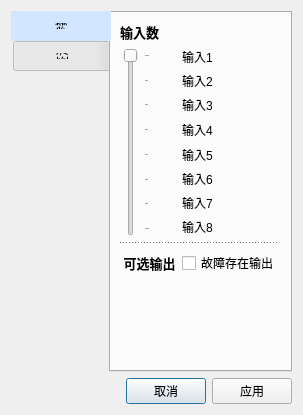
<?xml version="1.0" encoding="UTF-8"?>
<ui version="4.0">
 <class>nencode_logic_setting</class>
 <widget class="QDialog" name="nencode_logic_setting">
  <property name="geometry">
   <rect>
    <x>0</x>
    <y>0</y>
    <width>271</width>
    <height>391</height>
   </rect>
  </property>
  <property name="windowTitle">
   <string>Dialog</string>
  </property>
  <layout class="QGridLayout" name="gridLayout_2">
   <item row="0" column="0">
    <widget class="QTabWidget" name="tabWidget">
     <property name="font">
      <font>
       <family>Arial</family>
      </font>
     </property>
     <property name="styleSheet">
      <string notr="true">QTabBar::tab { width: 100px;height:30px }
QTabBar::tab:selected { background-color: rgb(210,230,255); }</string>
     </property>
     <property name="tabPosition">
      <enum>QTabWidget::West</enum>
     </property>
     <property name="tabShape">
      <enum>QTabWidget::Rounded</enum>
     </property>
     <property name="currentIndex">
      <number>0</number>
     </property>
     <property name="iconSize">
      <size>
       <width>16</width>
       <height>10</height>
      </size>
     </property>
     <property name="elideMode">
      <enum>Qt::ElideNone</enum>
     </property>
     <property name="documentMode">
      <bool>false</bool>
     </property>
     <property name="tabsClosable">
      <bool>false</bool>
     </property>
     <widget class="QWidget" name="tab_param">
      <property name="font">
       <font>
        <family>Arial</family>
       </font>
      </property>
      <attribute name="title">
       <string>参数</string>
      </attribute>
      <layout class="QGridLayout" name="gridLayout">
       <item row="9" column="0" colspan="2">
        <widget class="Line" name="line_2">
         <property name="styleSheet">
          <string notr="true">border-top: 1px dotted;</string>
         </property>
         <property name="orientation">
          <enum>Qt::Horizontal</enum>
         </property>
        </widget>
       </item>
       <item row="4" column="2">
        <spacer name="horizontalSpacer">
         <property name="orientation">
          <enum>Qt::Horizontal</enum>
         </property>
         <property name="sizeHint" stdset="0">
          <size>
           <width>40</width>
           <height>20</height>
          </size>
         </property>
        </spacer>
       </item>
       <item row="12" column="0">
        <spacer name="verticalSpacer">
         <property name="orientation">
          <enum>Qt::Vertical</enum>
         </property>
         <property name="sizeHint" stdset="0">
          <size>
           <width>20</width>
           <height>41</height>
          </size>
         </property>
        </spacer>
       </item>
       <item row="2" column="1">
        <widget class="QLabel" name="label_input2">
         <property name="font">
          <font>
           <family>Arial</family>
          </font>
         </property>
         <property name="text">
          <string>输入2</string>
         </property>
        </widget>
       </item>
       <item row="3" column="1">
        <widget class="QLabel" name="label_input3">
         <property name="font">
          <font>
           <family>Arial</family>
          </font>
         </property>
         <property name="text">
          <string>输入3</string>
         </property>
        </widget>
       </item>
       <item row="6" column="1">
        <widget class="QLabel" name="label_input6">
         <property name="font">
          <font>
           <family>Arial</family>
          </font>
         </property>
         <property name="text">
          <string>输入6</string>
         </property>
        </widget>
       </item>
       <item row="4" column="1">
        <widget class="QLabel" name="label_input4">
         <property name="font">
          <font>
           <family>Arial</family>
          </font>
         </property>
         <property name="text">
          <string>输入4</string>
         </property>
        </widget>
       </item>
       <item row="8" column="1">
        <widget class="QLabel" name="label_input8">
         <property name="font">
          <font>
           <family>Arial</family>
          </font>
         </property>
         <property name="text">
          <string>输入8</string>
         </property>
        </widget>
       </item>
       <item row="7" column="1">
        <widget class="QLabel" name="label_input7">
         <property name="font">
          <font>
           <family>Arial</family>
          </font>
         </property>
         <property name="text">
          <string>输入7</string>
         </property>
        </widget>
       </item>
       <item row="5" column="1">
        <widget class="QLabel" name="label_input5">
         <property name="font">
          <font>
           <family>Arial</family>
          </font>
         </property>
         <property name="text">
          <string>输入5</string>
         </property>
        </widget>
       </item>
       <item row="1" column="1">
        <widget class="QLabel" name="label_input1">
         <property name="minimumSize">
          <size>
           <width>50</width>
           <height>0</height>
          </size>
         </property>
         <property name="font">
          <font>
           <family>Arial</family>
          </font>
         </property>
         <property name="text">
          <string>输入1</string>
         </property>
        </widget>
       </item>
       <item row="1" column="0" rowspan="8">
        <widget class="QSlider" name="verticalSlider_inputnum">
         <property name="minimumSize">
          <size>
           <width>30</width>
           <height>0</height>
          </size>
         </property>
         <property name="styleSheet">
          <string notr="true">QSlider::handle:vertical { width: 20px; }
QSlider::groove:vertical { width: 15px; }</string>
         </property>
         <property name="minimum">
          <number>1</number>
         </property>
         <property name="maximum">
          <number>8</number>
         </property>
         <property name="singleStep">
          <number>1</number>
         </property>
         <property name="pageStep">
          <number>1</number>
         </property>
         <property name="value">
          <number>1</number>
         </property>
         <property name="sliderPosition">
          <number>1</number>
         </property>
         <property name="tracking">
          <bool>true</bool>
         </property>
         <property name="orientation">
          <enum>Qt::Vertical</enum>
         </property>
         <property name="invertedAppearance">
          <bool>true</bool>
         </property>
         <property name="invertedControls">
          <bool>false</bool>
         </property>
         <property name="tickPosition">
          <enum>QSlider::TicksBelow</enum>
         </property>
         <property name="tickInterval">
          <number>1</number>
         </property>
        </widget>
       </item>
       <item row="0" column="0">
        <widget class="QLabel" name="label_9">
         <property name="font">
          <font>
           <family>Arial</family>
           <pointsize>10</pointsize>
           <weight>75</weight>
           <bold>true</bold>
          </font>
         </property>
         <property name="text">
          <string>输入数</string>
         </property>
        </widget>
       </item>
       <item row="10" column="1">
        <widget class="QCheckBox" name="checkBox_fault">
         <property name="font">
          <font>
           <family>Arial</family>
          </font>
         </property>
         <property name="text">
          <string>故障存在输出</string>
         </property>
        </widget>
       </item>
       <item row="10" column="0">
        <widget class="QLabel" name="label">
         <property name="font">
          <font>
           <family>Arial</family>
           <pointsize>10</pointsize>
           <weight>75</weight>
           <bold>true</bold>
          </font>
         </property>
         <property name="text">
          <string> 可选输出</string>
         </property>
        </widget>
       </item>
      </layout>
     </widget>
     <widget class="QWidget" name="tab_exegesis">
      <attribute name="title">
       <string>标签注释</string>
      </attribute>
      <layout class="QGridLayout" name="gridLayout_4">
       <item row="11" column="0">
        <widget class="QLabel" name="label_eoutput3">
         <property name="text">
          <string>输出C</string>
         </property>
        </widget>
       </item>
       <item row="10" column="0">
        <widget class="QLabel" name="label_eoutput2">
         <property name="text">
          <string>输出B</string>
         </property>
        </widget>
       </item>
       <item row="10" column="1">
        <widget class="QLineEdit" name="lineEdit_eoutput2"/>
       </item>
       <item row="11" column="1">
        <widget class="QLineEdit" name="lineEdit_eoutput3"/>
       </item>
       <item row="3" column="0">
        <widget class="QLabel" name="label_einput4">
         <property name="font">
          <font>
           <family>Arial</family>
          </font>
         </property>
         <property name="text">
          <string>输入4</string>
         </property>
        </widget>
       </item>
       <item row="1" column="0">
        <widget class="QLabel" name="label_einput2">
         <property name="font">
          <font>
           <family>Arial</family>
          </font>
         </property>
         <property name="text">
          <string>输入2</string>
         </property>
        </widget>
       </item>
       <item row="3" column="1">
        <widget class="QLineEdit" name="lineEdit_einput4">
         <property name="font">
          <font>
           <family>Arial</family>
          </font>
         </property>
         <property name="maxLength">
          <number>10</number>
         </property>
        </widget>
       </item>
       <item row="0" column="0">
        <widget class="QLabel" name="label_einput1">
         <property name="font">
          <font>
           <family>Arial</family>
          </font>
         </property>
         <property name="text">
          <string>输入1</string>
         </property>
        </widget>
       </item>
       <item row="2" column="1">
        <widget class="QLineEdit" name="lineEdit_einput3">
         <property name="font">
          <font>
           <family>Arial</family>
          </font>
         </property>
         <property name="maxLength">
          <number>10</number>
         </property>
        </widget>
       </item>
       <item row="2" column="0">
        <widget class="QLabel" name="label_einput3">
         <property name="font">
          <font>
           <family>Arial</family>
          </font>
         </property>
         <property name="text">
          <string>输入3</string>
         </property>
        </widget>
       </item>
       <item row="5" column="0">
        <widget class="QLabel" name="label_einput6">
         <property name="font">
          <font>
           <family>Arial</family>
          </font>
         </property>
         <property name="text">
          <string>输入6</string>
         </property>
        </widget>
       </item>
       <item row="1" column="1">
        <widget class="QLineEdit" name="lineEdit_einput2">
         <property name="font">
          <font>
           <family>Arial</family>
          </font>
         </property>
         <property name="maxLength">
          <number>10</number>
         </property>
        </widget>
       </item>
       <item row="0" column="1">
        <widget class="QLineEdit" name="lineEdit_einput1">
         <property name="font">
          <font>
           <family>Arial</family>
          </font>
         </property>
         <property name="inputMask">
          <string/>
         </property>
         <property name="text">
          <string/>
         </property>
         <property name="maxLength">
          <number>10</number>
         </property>
         <property name="frame">
          <bool>true</bool>
         </property>
        </widget>
       </item>
       <item row="8" column="0" colspan="2">
        <widget class="Line" name="line">
         <property name="styleSheet">
          <string notr="true">border-top: 1px dotted;</string>
         </property>
         <property name="orientation">
          <enum>Qt::Horizontal</enum>
         </property>
        </widget>
       </item>
       <item row="4" column="0">
        <widget class="QLabel" name="label_einput5">
         <property name="font">
          <font>
           <family>Arial</family>
          </font>
         </property>
         <property name="text">
          <string>输入5</string>
         </property>
        </widget>
       </item>
       <item row="6" column="0">
        <widget class="QLabel" name="label_einput7">
         <property name="font">
          <font>
           <family>Arial</family>
          </font>
         </property>
         <property name="text">
          <string>输入7</string>
         </property>
        </widget>
       </item>
       <item row="6" column="1">
        <widget class="QLineEdit" name="lineEdit_einput7">
         <property name="font">
          <font>
           <family>Arial</family>
          </font>
         </property>
         <property name="maxLength">
          <number>10</number>
         </property>
        </widget>
       </item>
       <item row="9" column="1">
        <widget class="QLineEdit" name="lineEdit_eoutput1">
         <property name="font">
          <font>
           <family>Arial</family>
          </font>
         </property>
         <property name="maxLength">
          <number>10</number>
         </property>
        </widget>
       </item>
       <item row="5" column="1">
        <widget class="QLineEdit" name="lineEdit_einput6">
         <property name="font">
          <font>
           <family>Arial</family>
          </font>
         </property>
         <property name="maxLength">
          <number>10</number>
         </property>
        </widget>
       </item>
       <item row="4" column="1">
        <widget class="QLineEdit" name="lineEdit_einput5">
         <property name="font">
          <font>
           <family>Arial</family>
          </font>
         </property>
         <property name="maxLength">
          <number>10</number>
         </property>
        </widget>
       </item>
       <item row="9" column="0">
        <widget class="QLabel" name="label_eoutput1">
         <property name="font">
          <font>
           <family>Arial</family>
          </font>
         </property>
         <property name="text">
          <string>输出A</string>
         </property>
        </widget>
       </item>
       <item row="7" column="1">
        <widget class="QLineEdit" name="lineEdit_einput8">
         <property name="font">
          <font>
           <family>Arial</family>
          </font>
         </property>
         <property name="maxLength">
          <number>10</number>
         </property>
        </widget>
       </item>
       <item row="7" column="0">
        <widget class="QLabel" name="label_einput8">
         <property name="font">
          <font>
           <family>Arial</family>
          </font>
         </property>
         <property name="text">
          <string>输入8</string>
         </property>
        </widget>
       </item>
       <item row="13" column="0">
        <spacer name="verticalSpacer_2">
         <property name="orientation">
          <enum>Qt::Vertical</enum>
         </property>
         <property name="sizeHint" stdset="0">
          <size>
           <width>20</width>
           <height>40</height>
          </size>
         </property>
        </spacer>
       </item>
       <item row="12" column="0">
        <widget class="QLabel" name="label_eoutput4">
         <property name="text">
          <string>故障</string>
         </property>
        </widget>
       </item>
       <item row="12" column="1">
        <widget class="QLineEdit" name="lineEdit_eoutput4"/>
       </item>
      </layout>
     </widget>
    </widget>
   </item>
   <item row="1" column="0">
    <layout class="QHBoxLayout" name="horizontalLayout">
     <item>
      <spacer name="horizontalSpacer_2">
       <property name="orientation">
        <enum>Qt::Horizontal</enum>
       </property>
       <property name="sizeHint" stdset="0">
        <size>
         <width>40</width>
         <height>20</height>
        </size>
       </property>
      </spacer>
     </item>
     <item>
      <widget class="QPushButton" name="pushButton_cancle">
       <property name="text">
        <string>取消</string>
       </property>
      </widget>
     </item>
     <item>
      <widget class="QPushButton" name="pushButton_apply">
       <property name="text">
        <string>应用</string>
       </property>
      </widget>
     </item>
    </layout>
   </item>
  </layout>
 </widget>
 <resources/>
 <connections/>
</ui>
